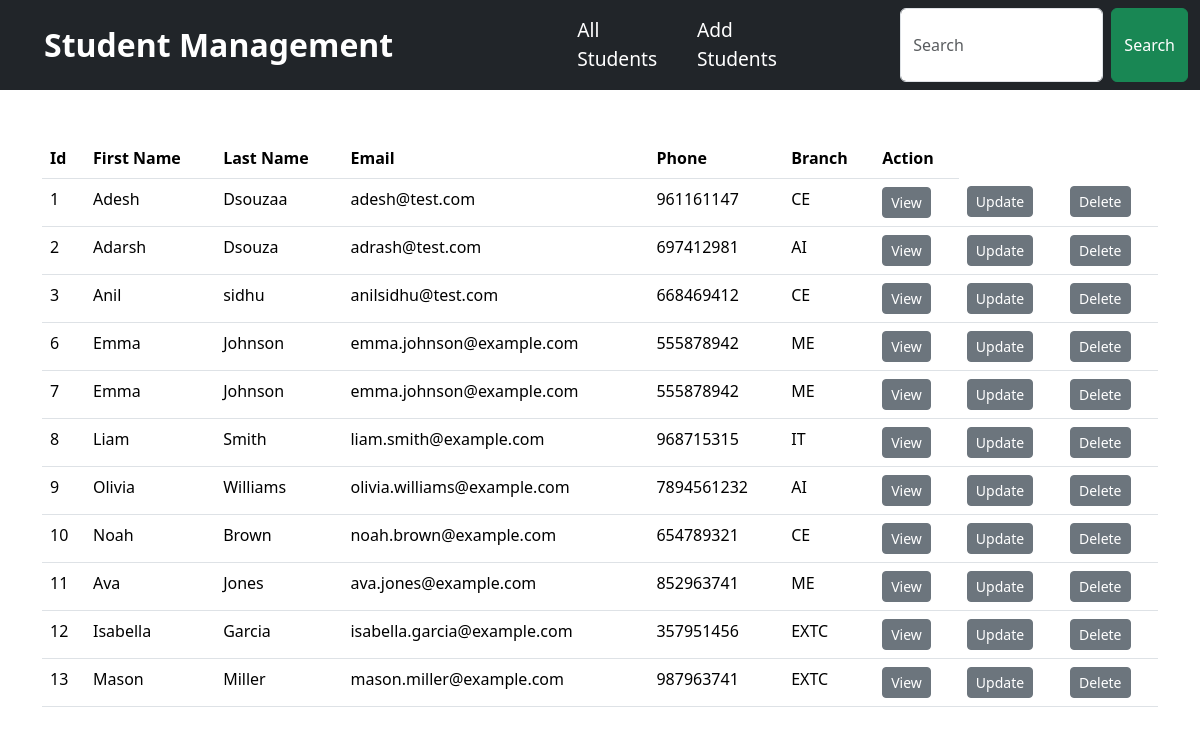
The page / on the database its author committed.
### student_manage/models.py (models this page shows, shortened)
class Student(models.Model):
    MY_CHOICES = [
        ("CE", 'Civil Engineering'),
        ("EXTC", 'Electronics and Telecommunication'),
        ("ME", 'Mechanical Engineering'),
        ("AI", 'Artificial Intelligence'),
        ("IT", 'Information Technology'),
    ]
    firstname = models.CharField(max_length=50)
    lastname = models.CharField(max_length=50)
    email = models.EmailField()
    phone = models.PositiveIntegerField()
    branch = models.CharField(max_length=5, choices=MY_CHOICES)

### student_manage/views.py (the view)
# urls.py: path('', views.list_student, name='home'),
def list_student(request):
    student=Student.objects.all()
    return render(request,'crud/list_student.html',{'student':student})

### student_manage/templates/crud/list_student.html (shortened to what this page needs)
{% extends 'crud/base.html' %}
{% block content1 %}
<div class="container my-5">
<table class="table  table-hover ">
    <thead>
      <tr>
        <th scope="col">Id</th>
        <th scope="col">First Name</th>
        <th scope="col">Last Name</th>
        <th scope="col">Email</th>
        <th scope="col">Phone</th>
        <th scope="col">Branch</th>
        <th scope="col">Action</th>
      </tr>
    </thead>
    <tbody>
        {% for st in student %}
            <tr>
                <td>{{st.id}}</td>
                <td>{{st.firstname}}</td>
                <td>{{st.lastname}}</td>
                <td>{{st.email}}</td>
                <td>{{st.phone}}</td>
                <td>{{st.branch}}</td>
                <td>
                    <button class="btn btn-sm btn-secondary" data-bs-toggle="modal" data-bs-target="#viewModal{{st.id}}">View</button>
                </td>
                <td><button class="btn btn-sm btn-secondary"><a href="/update/{{st.id}}">Update</a></button></td>
                <td>
                  <button class="btn btn-sm btn-secondary" data-bs-toggle="modal" data-bs-target="#deleteModal{{st.id}}">Delete</button>
                </td>
            </tr>
        {% endfor %}
    </tbody>
  </table>
</div>
{% endblock %}

### student_manage/templates/crud/base.html (shortened to what this page needs)
<!DOCTYPE html>
{% load static %}
<html lang="en">
<head>
    <link href="https://cdn.jsdelivr.net/npm/bootstrap@5.3.3/dist/css/bootstrap.min.css" rel="stylesheet">
    <link rel="stylesheet" href="{% static 'css/style.css' %}">
</head>
<body>
    {% include 'crud/navbar.html' %}
    {% block content1 %}  {% endblock %}
</body>
</html>

### student_manage/templates/crud/navbar.html (shortened to what this page needs)
<nav class="navbar navbar-expand-lg navbar-dark bg-dark">
    <div class="container-fluid">
      <a class="navbar-brand " href="/">Student Management </a>
      <div class="collapse navbar-collapse" id="navbarSupportedContent">
        <ul class="navbar-nav me-auto mb-2 mb-lg-0">
          <li class="nav-item">
            <a class="nav-link active" aria-current="page" href="/">All Students</a>
          </li>
          <li class="nav-item">
            <a class="nav-link active" aria-current="page" href="/add">Add Students</a>
          </li>
        <form action="{% url 'searchstudent' %}" class="d-flex" role="search" method="post">
          <input class="form-control me-2" name="output" type="search" placeholder="Search" aria-label="Search">
          <button class="btn btn-success" type="submit">Search</button>
        </form>
      </div>
    </div>
  </nav>

### student_manage/static/css/style.css (style rules this page uses)
.navbar-brand { font-weight: bold; font-size: 2rem; margin-right: 10rem; margin-left: 2rem; }
.nav-item { font-size: 1.2rem; font-weight: 500; margin-left: 1rem; }
.d-flex { margin-left: 6rem; }
.btn>a { text-decoration: none; color: white; }

### rows shown on the page
Student: id "1", firstname "Adesh", lastname "Dsouzaa", email "adesh@test.com", phone "961161147", branch "CE"
Student: id "2", firstname "Adarsh", lastname "Dsouza", email "adrash@test.com", phone "697412981", branch "AI"
Student: id "3", firstname "Anil", lastname "sidhu", email "anilsidhu@test.com", phone "668469412", branch "CE"
Student: id "6", firstname "Emma", lastname "Johnson", email "emma.johnson@example.com", phone "555878942", branch "ME"
Student: id "7", firstname "Emma", lastname "Johnson", email "emma.johnson@example.com", phone "555878942", branch "ME"
Student: id "8", firstname "Liam", lastname "Smith", email "liam.smith@example.com", phone "968715315", branch "IT"
Student: id "9", firstname "Olivia", lastname "Williams", email "olivia.williams@example.com", phone "7894561232", branch "AI"
Student: id "10", firstname "Noah", lastname "Brown", email "noah.brown@example.com", phone "654789321", branch "CE"
Student: id "11", firstname "Ava", lastname "Jones", email "ava.jones@example.com", phone "852963741", branch "ME"
Student: id "12", firstname "Isabella", lastname "Garcia", email "isabella.garcia@example.com", phone "357951456", branch "EXTC"
Student: id "13", firstname "Mason", lastname "Miller", email "mason.miller@example.com", phone "987963741", branch "EXTC"
